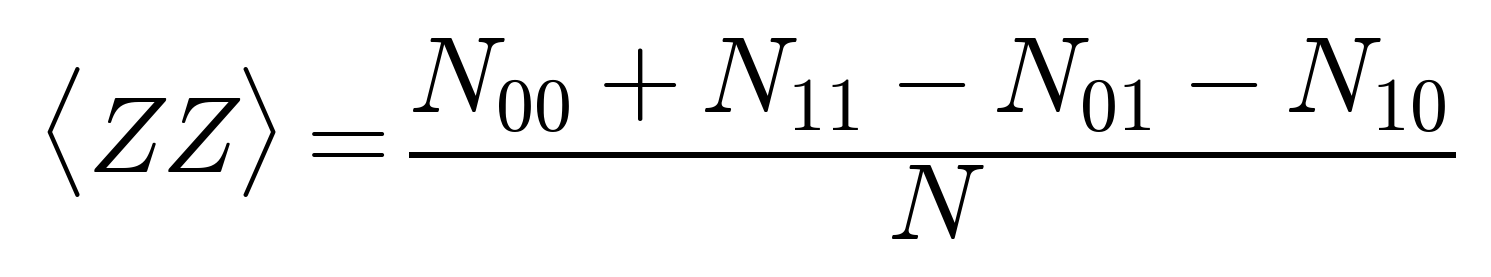

This chart was generated by the following Python code:
"""ZZ expectation value from measurement counts.

Run from anywhere:  python eq_zz_expectation.py
Writes eq_zz_expectation.png next to this script. Needs only matplotlib.
"""
from pathlib import Path
import matplotlib
matplotlib.use("Agg")
import matplotlib.pyplot as plt

plt.rcParams.update({"mathtext.fontset": "cm", "font.family": "serif"})

OUT = Path(__file__).resolve().parent / "eq_zz_expectation.png"
EQUATION = r"""$\langle ZZ \rangle = \dfrac{N_{00} + N_{11} - N_{01} - N_{10}}{N}$"""

fig = plt.figure(figsize=(0.1, 0.1))
fig.patch.set_facecolor("white")
fig.text(0, 0, EQUATION, fontsize=26, color="black")
fig.savefig(OUT, dpi=300, bbox_inches="tight", pad_inches=0.12, facecolor="white")
plt.close(fig)
print("wrote", OUT)
